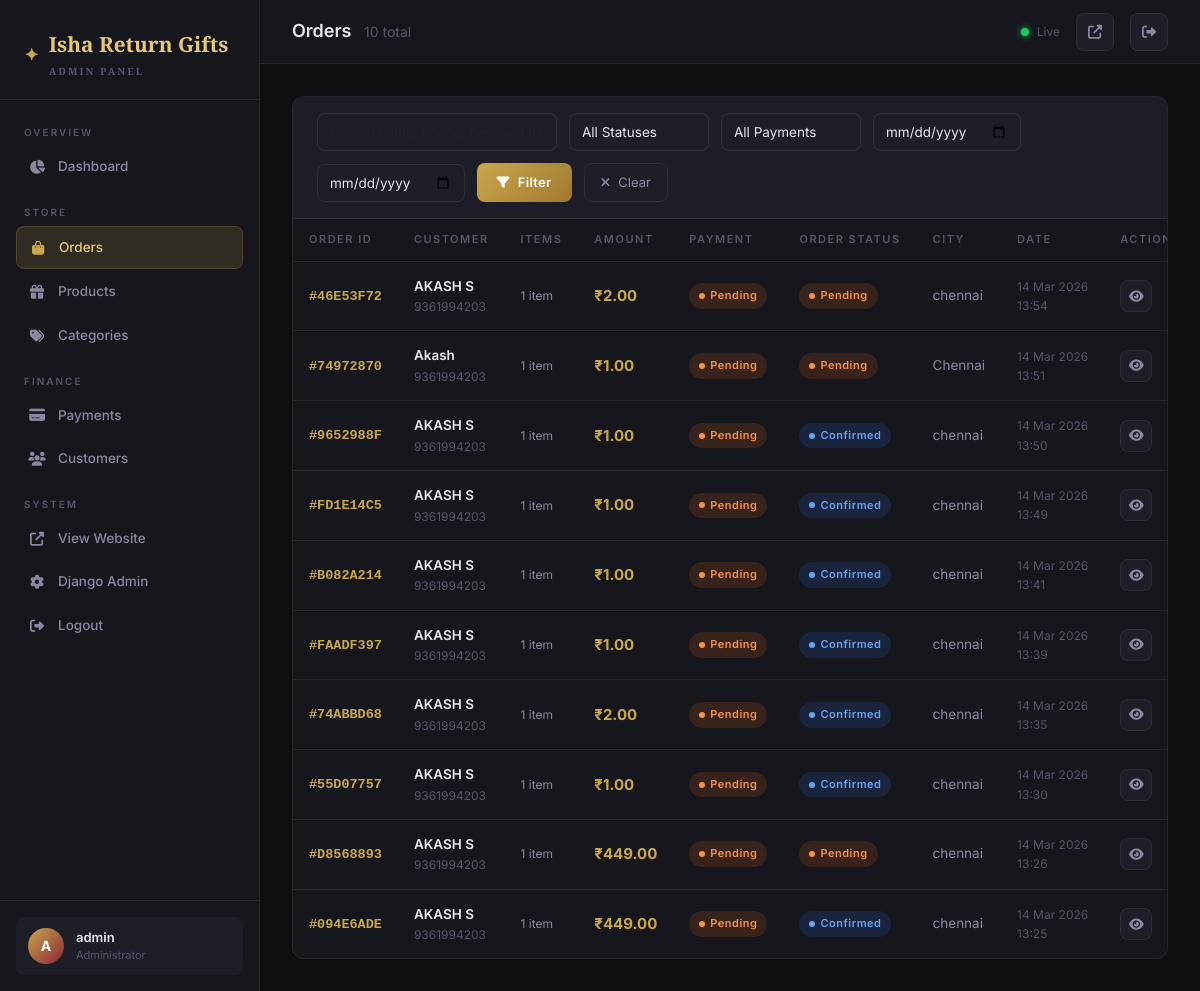
Screenshot of /dashboard/orders/ (signed in) with the database file from the repository.
### orders/models.py (models this page shows, shortened)
class Order(models.Model):
    STATUS_CHOICES = [
        ('pending', 'Pending'),
        ('confirmed', 'Confirmed'),
        ('processing', 'Processing'),
        ('shipped', 'Shipped'),
        ('delivered', 'Delivered'),
        ('cancelled', 'Cancelled'),
    ]
    PAYMENT_STATUS_CHOICES = [
        ('pending', 'Pending'),
        ('paid', 'Paid'),
        ('failed', 'Failed'),
        ('refunded', 'Refunded'),
    ]
    PAYMENT_METHOD_CHOICES = [
        ('cod', 'Cash on Delivery'),
        ('online', 'Online Payment (UPI / Card / Net Banking)'),
    ]
    order_id = models.UUIDField(default=uuid.uuid4, editable=False, unique=True)
    customer_name = models.CharField(max_length=200)
    customer_email = models.EmailField(blank=True)
    customer_phone = models.CharField(max_length=15)
    address = models.TextField()
    city = models.CharField(max_length=100)
    state = models.CharField(max_length=100, default='Tamil Nadu')
    pincode = models.CharField(max_length=10)
    total_price = models.DecimalField(max_digits=10, decimal_places=2)
    payment_method = models.CharField(max_length=20, choices=PAYMENT_METHOD_CHOICES, default='online')
    payment_id = models.CharField(max_length=200, blank=True)
    razorpay_order_id = models.CharField(max_length=200, blank=True)
    payment_status = models.CharField(max_length=20, choices=PAYMENT_STATUS_CHOICES, default='pending')
    order_status = models.CharField(max_length=20, choices=STATUS_CHOICES, default='pending')
    notes = models.TextField(blank=True)
    created_at = models.DateTimeField(auto_now_add=True)
    updated_at = models.DateTimeField(auto_now=True)
    class Meta:
        ordering = ['-created_at']
    def get_short_order_id(self):
        return str(self.order_id)[:8].upper()

### dashboard/views.py (the view)
# urls.py: path('orders/', views.order_list, name='dashboard_orders'),
@login_required(login_url='/dashboard/login/')
@user_passes_test(is_admin, login_url='/dashboard/login/')
def order_list(request):
    orders = Order.objects.prefetch_related('items').order_by('-created_at')
    status = request.GET.get('status', '')
    payment = request.GET.get('payment', '')
    search = request.GET.get('search', '')
    date_from = request.GET.get('date_from', '')
    date_to = request.GET.get('date_to', '')
    if status:
        orders = orders.filter(order_status=status)
    if payment:
        orders = orders.filter(payment_status=payment)
    if search:
        orders = orders.filter(
            Q(customer_name__icontains=search) |
            Q(customer_phone__icontains=search) |
            Q(payment_id__icontains=search)
        )
    if date_from:
        orders = orders.filter(created_at__date__gte=date_from)
    if date_to:
        orders = orders.filter(created_at__date__lte=date_to)
    context = {
        'orders': orders,
        'status_filter': status,
        'payment_filter': payment,
        'search': search,
        'total_count': orders.count(),
        'status_choices': Order.STATUS_CHOICES,
        'payment_choices': Order.PAYMENT_STATUS_CHOICES,
    }
    return render(request, 'dashboard/orders.html', context)

### dashboard/views.py (called while the page is built)
def is_admin(user):
    return user.is_authenticated and user.is_staff

### products/context_processors.py (called while the page is built)
def cart_count(request):
    count = 0
    if request.session.session_key:
        try:
            cart = Cart.objects.get(session_key=request.session.session_key)
            count = cart.get_item_count()
        except Cart.DoesNotExist:
            pass
    return {'cart_count': count}

### templates/dashboard/orders.html (shortened to what this page needs)
{% extends 'dashboard/base.html' %}
{% block nav_orders %}active{% endblock %}
{% block page_title %}Orders{% endblock %}
{% block page_subtitle %}<span>{{ total_count }} total</span>{% endblock %}
{% block content %}
<div class="dash-card">
    <div class="filter-bar">
        <form method="GET" style="display:flex;gap:12px;align-items:center;flex-wrap:wrap;width:100%;">
            <input type="text" name="search" class="form-control search-input" placeholder="Search name, phone, payment ID..." value="{{ search }}">
            <select name="status" class="form-control">
                <option value="">All Statuses</option>
            </select>
            <select name="payment" class="form-control">
                <option value="">All Payments</option>
            </select>
            <input type="date" name="date_from" class="form-control" value="{{ request.GET.date_from }}" placeholder="From">
            <input type="date" name="date_to" class="form-control" value="{{ request.GET.date_to }}" placeholder="To">
            <button type="submit" class="btn-gold"><i class="fas fa-filter"></i> Filter</button>
            <a href="{% url 'dashboard_orders' %}" class="btn-outline"><i class="fas fa-times"></i> Clear</a>
        </form>
    </div>
    <div style="overflow-x:auto;">
        <table class="dash-table">
            <thead>
                <tr>
                    <th>Order ID</th>
                    <th>Customer</th>
                    <th>Items</th>
                    <th>Amount</th>
                    <th>Payment</th>
                    <th>Order Status</th>
                    <th>City</th>
                    <th>Date</th>
                    <th>Actions</th>
                </tr>
            </thead>
            <tbody>
                {% for order in orders %}
                <tr>
                    <td><span style="font-family:monospace;font-weight:700;color:var(--gold);">#{{ order.get_short_order_id }}</span></td>
                    <td>
                        <div style="font-weight:600;">{{ order.customer_name }}</div>
                        <div style="font-size:12px;color:var(--text-muted);">{{ order.customer_phone }}</div>
                    </td>
                    <td>
                        <span style="font-size:12px;color:var(--text-dim);">{{ order.items.count }} item{{ order.items.count|pluralize }}</span>
                    </td>
                    <td style="font-weight:700;color:var(--gold);font-size:15px;">₹{{ order.total_price }}</td>
                    <td><span class="badge-status badge-{{ order.payment_status }}">{{ order.payment_status|title }}</span></td>
                    <td><span class="badge-status badge-{{ order.order_status }}">{{ order.order_status|title }}</span></td>
                    <td style="color:var(--text-dim);">{{ order.city }}</td>
                    <td style="color:var(--text-muted);font-size:12px;white-space:nowrap;">{{ order.created_at|date:"d M Y" }}<br>{{ order.created_at|time:"H:i" }}</td>
                    <td>
                        <a href="{% url 'dashboard_order_detail' order.id %}" class="btn-icon" title="View Details"><i class="fas fa-eye"></i></a>
                    </td>
                </tr>
                {% endfor %}
            </tbody>
        </table>
    </div>
</div>
{% endblock %}

### templates/dashboard/base.html (shortened to what this page needs)
{% load static %}
<!DOCTYPE html>
<html lang="en">
<head>
    <link rel="stylesheet" href="https://cdnjs.cloudflare.com/ajax/libs/font-awesome/6.5.0/css/all.min.css">
    <link rel="stylesheet" href="https://cdn.jsdelivr.net/npm/bootstrap@5.3.2/dist/css/bootstrap.min.css">
</head>
<body>
<aside class="sidebar" id="sidebar">
    <div class="sidebar-brand">
        <div class="brand-logo">
            <span class="icon">✦</span>
            <div>
                <div>Isha Return Gifts</div>
                <div class="brand-sub">Admin Panel</div>
            </div>
        </div>
    </div>
    <nav class="sidebar-nav">
        <div class="nav-section">
            <div class="nav-section-label">Overview</div>
            <a href="{% url 'dashboard_home' %}" class="nav-item {% block nav_home %}{% endblock %}">
                <i class="fas fa-chart-pie"></i> Dashboard
            </a>
        </div>
        <div class="nav-section">
            <div class="nav-section-label">Store</div>
            <a href="{% url 'dashboard_orders' %}" class="nav-item {% block nav_orders %}{% endblock %}">
                <i class="fas fa-shopping-bag"></i> Orders
            </a>
            <a href="{% url 'dashboard_products' %}" class="nav-item {% block nav_products %}{% endblock %}">
                <i class="fas fa-gift"></i> Products
            </a>
            <a href="{% url 'dashboard_categories' %}" class="nav-item {% block nav_categories %}{% endblock %}">
                <i class="fas fa-tags"></i> Categories
            </a>
        </div>
        <div class="nav-section">
            <div class="nav-section-label">Finance</div>
            <a href="{% url 'dashboard_payments' %}" class="nav-item {% block nav_payments %}{% endblock %}">
                <i class="fas fa-credit-card"></i> Payments
            </a>
            <a href="{% url 'dashboard_customers' %}" class="nav-item {% block nav_customers %}{% endblock %}">
                <i class="fas fa-users"></i> Customers
            </a>
        </div>
        <div class="nav-section">
            <div class="nav-section-label">System</div>
            <a href="{% url 'home' %}" class="nav-item" target="_blank">
                <i class="fas fa-external-link-alt"></i> View Website
            </a>
            <a href="/admin/" class="nav-item" target="_blank">
                <i class="fas fa-cog"></i> Django Admin
            </a>
            <a href="{% url 'dashboard_logout' %}" class="nav-item">
                <i class="fas fa-sign-out-alt"></i> Logout
            </a>
        </div>
    </nav>
    <div class="sidebar-footer">
        <div class="admin-profile">
            <div class="admin-avatar">{{ request.user.username|first|upper }}</div>
            <div>
                <div class="admin-name">{{ request.user.get_full_name|default:request.user.username }}</div>
                <div class="admin-role">Administrator</div>
            </div>
        </div>
    </div>
</aside>
<div class="main-content">
    <header class="topbar">
        <div style="display:flex;align-items:center;gap:16px;">
            <div class="topbar-title">
                {% block page_title %}Dashboard{% endblock %}
                {% block page_subtitle %}<span></span>{% endblock %}
            </div>
        </div>
        <div class="topbar-right">
            <div class="live-dot">Live</div>
            <a href="{% url 'home' %}" class="topbar-btn" title="View Website" target="_blank">
                <i class="fas fa-external-link-alt"></i>
            </a>
            <a href="{% url 'dashboard_logout' %}" class="topbar-btn" title="Logout">
                <i class="fas fa-sign-out-alt"></i>
            </a>
        </div>
    </header>
    <main class="page-content">
        {% block content %}{% endblock %}
    </main>
</div>
</body>
</html>

### rows the page displays
Order: get_short_order_id "46E53F72", customer_name "AKASH S", customer_phone "9361994203", items.count "1", total_price "2.00", payment_status "Pending", order_status "Pending", city "chennai", created_at "14 Mar 2026", created_at "13:54"
Order: get_short_order_id "74972870", customer_name "Akash", customer_phone "9361994203", items.count "1", total_price "1.00", payment_status "Pending", order_status "Pending", city "Chennai", created_at "14 Mar 2026", created_at "13:51"
Order: get_short_order_id "9652988F", customer_name "AKASH S", customer_phone "9361994203", items.count "1", total_price "1.00", payment_status "Pending", order_status "Confirmed", city "chennai", created_at "14 Mar 2026", created_at "13:50"
Order: get_short_order_id "FD1E14C5", customer_name "AKASH S", customer_phone "9361994203", items.count "1", total_price "1.00", payment_status "Pending", order_status "Confirmed", city "chennai", created_at "14 Mar 2026", created_at "13:49"
Order: get_short_order_id "B082A214", customer_name "AKASH S", customer_phone "9361994203", items.count "1", total_price "1.00", payment_status "Pending", order_status "Confirmed", city "chennai", created_at "14 Mar 2026", created_at "13:41"
Order: get_short_order_id "FAADF397", customer_name "AKASH S", customer_phone "9361994203", items.count "1", total_price "1.00", payment_status "Pending", order_status "Confirmed", city "chennai", created_at "14 Mar 2026", created_at "13:39"
Order: get_short_order_id "74ABBD68", customer_name "AKASH S", customer_phone "9361994203", items.count "1", total_price "2.00", payment_status "Pending", order_status "Confirmed", city "chennai", created_at "14 Mar 2026", created_at "13:35"
Order: get_short_order_id "55D07757", customer_name "AKASH S", customer_phone "9361994203", items.count "1", total_price "1.00", payment_status "Pending", order_status "Confirmed", city "chennai", created_at "14 Mar 2026", created_at "13:30"
Order: get_short_order_id "D8568893", customer_name "AKASH S", customer_phone "9361994203", items.count "1", total_price "449.00", payment_status "Pending", order_status "Pending", city "chennai", created_at "14 Mar 2026", created_at "13:26"
Order: get_short_order_id "094E6ADE", customer_name "AKASH S", customer_phone "9361994203", items.count "1", total_price "449.00", payment_status "Pending", order_status "Confirmed", city "chennai", created_at "14 Mar 2026", created_at "13:25"

### other values shown
{{ request.user.username|first|upper }} "A"
{{ request.user.get_full_name|default:request.user.username }} "admin"
{{ total_count }} "10"
